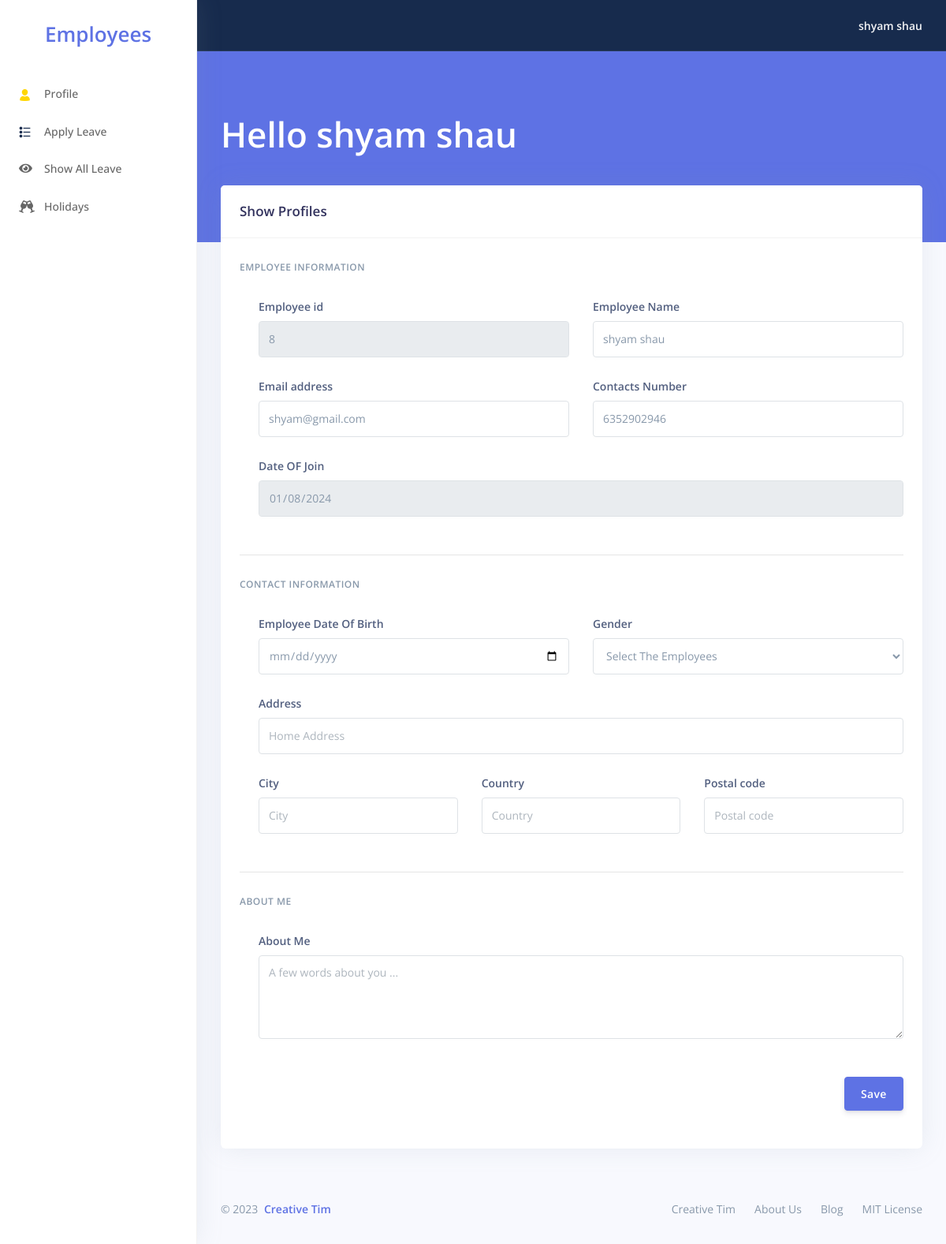
Page /employee/profile.php (signed in) on the committed database.
### tables this page shows
CREATE TABLE `employee` (
  `emp_id` int(11) NOT NULL,
  `emp_name` varchar(255) NOT NULL,
  `emp_email` varchar(255) NOT NULL,
  `emp_doj` varchar(255) NOT NULL,
  `emp_password` varchar(10) NOT NULL,
  `emp_mobile` varchar(11) NOT NULL,
  `created_time` datetime NOT NULL
);

### employee/profile.php (the view, shortened to what this page needs)
<?php include('../comman/config.php');
?>
<!DOCTYPE html>
<html>
<head>
  <?php  include('../employee/links/cssLink.php');?>
</head>
<body>
  <?php include('./sidbar.php'); ?>
  <div class="main-content" id="panel">
    <?php  include('./hader.php')?>
    <div class="header pb-7 bg-primary d-flex align-items-center">
      <div class="container-fluid d-flex  align-items-center">
        <div class="row">
          <div class="col-lg-12 col-md-10 mt-6">
            <h1 class="display-2 text-white">Hello <?php echo $_SESSION['empname'];  ?> </h1>
          </div>
        </div>
      </div>
    </div>
    <div class="container-fluid mt--6">
      <div class="row">
        <div class="col-xl-12 order-xl-1">
          <div class="card">
            <div class="card-header">
              <div class="row align-items-center">
                <div class="col-8">
                  <h3 class="mb-0">Show Profiles</h3>
                </div>
              </div>
            </div>
            <div class="card-body">
              <form method="POST">
                <?php
                  $id = $_SESSION['empid'];
                  $sql = "SELECT * FROM employee WHERE employee.emp_id = $id;";
                  $result = mysqli_query($con, $sql);
                  while ($row = mysqli_fetch_assoc($result)){
                ?>
                <h6 class="heading-small text-muted mb-4">Employee Information</h6>
                  <div class="pl-lg-4">
                  <div class="row">
                      <div class="col-lg-6">
                        <div class="form-group">
                          <label class="form-control-label" for="input-id">Employee id</label>
                          <input type="text" id="input-id" class="form-control" value="<?php echo $row['emp_id']; ?>" disabled>
                        </div>
                      </div>
                      <div class="col-lg-6">
                        <div class="form-group">
                          <label class="form-control-label" for="input-email">Employee Name</label>
                          <input type="text" id="input-email" class="form-control" value="<?php echo $row['emp_name']; ?>">
                        </div>
                      </div>
                    </div>
                    <div class="row">
                      <div class="col-lg-6">
                        <div class="form-group">
                          <label class="form-control-label" for="input-username">Email address</label>
                          <input type="text" id="input-username" class="form-control" placeholder="Username" value="<?php echo $row['emp_email']; ?>" >
                        </div>
                      </div>
                      <div class="col-lg-6">
                        <div class="form-group">
                          <label class="form-control-label" for="input-email">Contacts Number</label>
                          <input type="number" id="input-email" class="form-control" value="<?php echo $row['emp_mobile'];?>">
                        </div>
                      </div>
                    </div>
                    <div class="row">
                      <div class="col-lg-12">
                        <div class="form-group">
                          <label class="form-control-label" for="input-doj">Date OF Join</label>
                          <input type="date" id="input-doj" class="form-control"  value="<?php echo $row['emp_doj']; ?>" disabled>
                        </div>
                      </div>
                    </div>
                  </div>
                <hr class="my-4" />
               <?php  } ?>
               <?php
                  $id = $_SESSION['empid'];
                  $sql = "SELECT * FROM employee_details WHERE employee_details.emp_id = $id";
                  $result = mysqli_query($con, $sql);
                  if ($row = mysqli_fetch_assoc($result)){
                ?>
                    <h6 class="heading-small text-muted mb-4">Contact information</h6>
                    <div class="pl-lg-4">
                    <div class="row">
                          <div class="col-lg-6">
                            <div class="form-group">
                              <label class="form-control-label" for="input-dob"> Employee Date Of Birth</label>
                              <input type="date" id="input-dob" value="<?php echo $row['dob']  ?>"  name="udob" class="form-control">
                            </div>
                          </div>
                          <div class="col-lg-6">
                            <div class="form-group">
                                  <label class="form-control-label" for="input-employeename">Gender</label>
                                      <select  class="form-control" id="input-employeename" name="ugender">
                                      <option  selected><?php echo $row['gender']  ?></option>
                                      <option value="Man">Man</option>
                                      <option value="Woman">Woman</option>
                                      <option value="Other">Other</option>
                                    </select>
                            </div>
                          </div>
                        </div>
                      <div class="row">
                        <div class="col-md-12">
                          <div class="form-group">
                            <label class="form-control-label" for="input-address">Address</label>
                            <input id="input-address" class="form-control" name="uaddress" value="<?php echo $row['address'] ?>" type="text">
                          </div>
                        </div>
                      </div>
                      <div class="row">
                        <div class="col-lg-4">
                          <div class="form-group">
                            <label class="form-control-label" for="input-city">City</label>
                            <input type="text" id="input-city" class="form-control" value="<?php echo $row['city'] ?>" name="ucity" >
                          </div>
                        </div>
                        <div class="col-lg-4">
                          <div class="form-group">
                            <label class="form-control-label" for="input-country">Country</label>
                            <input type="text" id="input-country" class="form-control" value="<?php echo $row['country'] ?>" name="ucountry" >
                          </div>
                        </div>
                        <div class="col-lg-4">
                          <div class="form-group">
                            <label class="form-control-label" for="input-country">Postal code</label>
                            <input type="number" id="input-postal-code" class="form-control" name="upostal_code" value="<?php echo $row['postal_code'] ?>">
                          </div>
                        </div>
                      </div>
                    </div>
                    <hr class="my-4" />
                    <h6 class="heading-small text-muted mb-4">About me</h6>
                    <div class="pl-lg-4">
                      <div class="form-group">
                        <label class="form-control-label">About Me</label>
                        <textarea rows="4" name="uabout" class="form-control"><?php echo $row['about'] ?></textarea>
                      </div>
                    </div>
                      <div class="text-right">
                        <button type="submit" name="update" class="btn btn-primary my-4">Update</button>
                      </div>
                <?php
                  }else{
                ?>
                       <h6 class="heading-small text-muted mb-4">Contact information</h6>
                      <div class="pl-lg-4">
                      <div class="row">
                            <div class="col-lg-6">
                              <div class="form-group">
                                <label class="form-control-label" for="input-dob"> Employee Date Of Birth</label>
                                <input type="date" id="input-dob"  name="dob" class="form-control">
                              </div>
                            </div>
                            <div class="col-lg-6">
                              <div class="form-group">
                                    <label class="form-control-label" for="input-employeename">Gender</label>
                                        <select  class="form-control" id="input-employeename" name="gender">
                                        <option  selected>Select The Employees</option>
                                      </select>
                              </div>
                            </div>
                          </div>
                        <div class="row">
                          <div class="col-md-12">
                            <div class="form-group">
                              <label class="form-control-label" for="input-address">Address</label>
                              <input id="input-address" class="form-control" name="address" placeholder="Home Address" type="text">
                            </div>
                          </div>
                        </div>
                        <div class="row">
                          <div class="col-lg-4">
                            <div class="form-group">
                              <label class="form-control-label" for="input-city">City</label>
                              <input type="text" id="input-city" class="form-control" name="city" placeholder="City" >
                            </div>
                          </div>
                          <div class="col-lg-4">
                            <div class="form-group">
                              <label class="form-control-label" for="input-country">Country</label>
                              <input type="text" id="input-country" class="form-control" name="country" placeholder="Country">
                            </div>
                          </div>
                          <div class="col-lg-4">
                            <div class="form-group">
                              <label class="form-control-label" for="input-country">Postal code</label>
                              <input type="number" id="input-postal-code" class="form-control" name="postal_code" placeholder="Postal code">
                            </div>
                          </div>
                        </div>
                      </div>
                      <hr class="my-4" />
                      <h6 class="heading-small text-muted mb-4">About me</h6>
                      <div class="pl-lg-4">
                        <div class="form-group">
                          <label class="form-control-label">About Me</label>
                          <textarea rows="4" name="about" class="form-control" placeholder="A few words about you ..."></textarea>
                        </div>
                      </div>
                        <div class="text-right">
                          <button type="submit" name="edit" class="btn btn-primary my-4">Save</button>
                        </div>
                <?php }?>
              </form>
            </div>
          </div>
        </div>
      </div>
      <?php include('../comman/footer.php') ?>
    </div>
  </div>
</body>
</html>

### rows in the picture
employee: emp_id "8", emp_name "shyam shau", emp_email "shyam@gmail.com", emp_mobile "6352902946", emp_doj "01/08/2024"

### other values in the picture
$_SESSION['empname'] "shyam shau"
